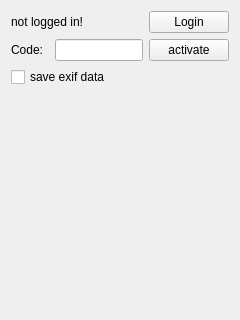
<?xml version="1.0" encoding="UTF-8"?>
<ui version="4.0">
 <class>Widget</class>
 <widget class="QWidget" name="Widget">
  <property name="geometry">
   <rect>
    <x>0</x>
    <y>0</y>
    <width>240</width>
    <height>320</height>
   </rect>
  </property>
  <property name="windowTitle">
   <string notr="true">Form</string>
  </property>
  <layout class="QGridLayout" name="gridLayout">
   <item row="4" column="0" colspan="5">
    <widget class="QLabel" name="uploadingImageLabel">
     <property name="text">
      <string/>
     </property>
    </widget>
   </item>
   <item row="2" column="4">
    <widget class="QPushButton" name="activeButton">
     <property name="text">
      <string>activate</string>
     </property>
    </widget>
   </item>
   <item row="0" column="4">
    <widget class="QPushButton" name="loginButton">
     <property name="text">
      <string>Login</string>
     </property>
    </widget>
   </item>
   <item row="2" column="2" colspan="2">
    <widget class="QLineEdit" name="codeLineEdit">
     <property name="toolTip">
      <string>Paste here the code you get when you login.</string>
     </property>
    </widget>
   </item>
   <item row="2" column="0">
    <widget class="QLabel" name="label_2">
     <property name="text">
      <string>Code:</string>
     </property>
    </widget>
   </item>
   <item row="3" column="0" colspan="4">
    <widget class="QCheckBox" name="exifCheckBox">
     <property name="text">
      <string>save exif data</string>
     </property>
    </widget>
   </item>
   <item row="0" column="0" colspan="4">
    <widget class="QLabel" name="currentUserLabel">
     <property name="text">
      <string>not logged in!</string>
     </property>
    </widget>
   </item>
  </layout>
 </widget>
 <resources/>
 <connections/>
</ui>
